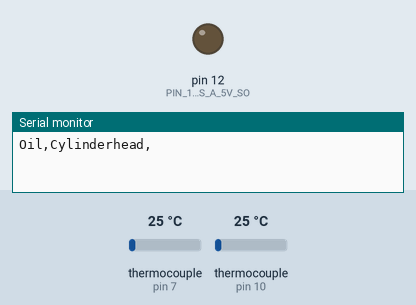
Bench run of a program on a simulated Arduino Nano, built with avr-gcc and run on an emulated ATmega328P. Shown: output pins drawn as LEDs (lit = HIGH), the last lines printed to the serial monitor. The test bench sets the inputs (shaded band); at power-on: thermocouple (sensors on pin 7, pin 10) 25 °C.

Above: at 0.1 s.
At 4.1 s:
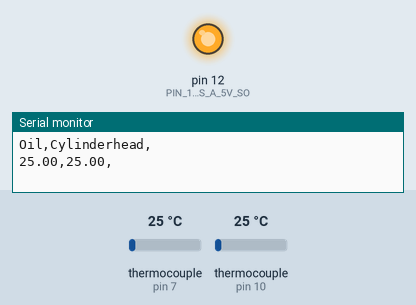
Timing chart, 0 to 5.6 s (numbered marks = the images above):
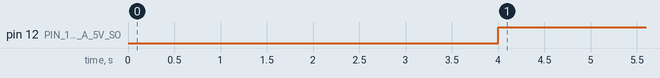

Measured:
- by itself, pin 12 (PIN_12_IS_USED_AS_A_5V_SO): LOW → HIGH at 4.0 s

The program:

main.cpp
```cpp
#include <max6675.h>

//OIL TERMOPAR PINS
const byte thermoDOoleo = 8;  //VERDE/GREEN-SD
const byte thermoCSoleo = 7;  //AMARELO/YELLOW-CS
const byte thermoCLKoleo = 6; //LARANJA/ORANGE-SCK

//CYLINDER HEAD TERMOPAR PINS
const byte thermoDOcab = 11;  //AZUL/BLUE-SD
const byte thermoCScab = 10;  //ROXO/PURPLE-CS
const byte thermoCLKcab = 9; //CINZA/GREY-SCK

//LED PINS
const byte ledG = 3; //GREEN
const byte ledY = 4; //YELLOW
const byte ledR = 5; //RED

//Termopar SETUP
MAX6675 thermocoupleoleo(thermoCLKoleo, thermoCSoleo, thermoDOoleo);
MAX6675 thermocouplecab(thermoCLKcab, thermoCScab, thermoDOcab);

//temperature of the oil OIL
const byte dangerTEMPoleo = 80;
const byte maxTEMPoleo = 100;

//temp CYLINDER HEAD
const byte dangerTEMPcab = 160;
const byte maxTEMPcab = 200;

//time intervals
unsigned long previousMillis = 0;
const long interval = 350;

//RPMS
const byte maxRPM = 4000;
const byte medRPM = 2000;
const byte minRPM = 850;
float temperaturaoleo = 25;
float temperaturacab = 25;

void setup() {

  Serial.begin(9600);
  Serial.print("Oil,Cylinderhead,");
  Serial.println();
  pinMode(ledR, OUTPUT);
  pinMode(ledG, OUTPUT);
  pinMode(ledY, OUTPUT);
  pinMode(ledR, LOW);
  pinMode(ledG, LOW);
  pinMode(ledY, LOW);
  pinMode(12, OUTPUT); //PIN 12 IS USED AS A 5V SOURCE
  pinMode(13, LOW); //USING PIN 12 AS 5V SOURCE FOR MY TERMPOPAR
  //TO SHOW THAT ALL LEDS ARE WORKING
  digitalWrite(ledR, HIGH);
  delay(1000);
  digitalWrite(ledR, LOW);
  digitalWrite(ledG, HIGH);
  delay(1000);
  digitalWrite(ledG, LOW);
  digitalWrite(ledY, HIGH);
  delay(1000);
  digitalWrite(ledY, LOW);
  delay(1000);

}

void loop() {

  digitalWrite(12, HIGH); //USING PIN 12 AS 5V SOURCE FOR MY TERMPOPAR
  digitalWrite(13, LOW); //USING PIN 12 AS 5V SOURCE FOR MY TERMPOPAR

  unsigned long currentMillis = millis();

  if (currentMillis - previousMillis >= interval) {
    previousMillis = currentMillis;
    float temperaturaoleo = thermocoupleoleo.readCelsius();
    float temperaturacab = thermocouplecab.readCelsius();
    Serial.print(temperaturaoleo);
    Serial.print(",");
    Serial.print(temperaturacab);
    Serial.print(",");
    Serial.println();
  }

  if (temperaturaoleo > maxTEMPoleo || temperaturacab > maxTEMPcab)
  {
    digitalWrite(ledR, HIGH);
    digitalWrite(ledG, LOW);
    digitalWrite(ledY, LOW);
  }
  else if (temperaturaoleo > dangerTEMPoleo || temperaturacab > dangerTEMPcab)
  {
    digitalWrite(ledR, LOW);
    digitalWrite(ledG, LOW);
    digitalWrite(ledY, HIGH);
  }
  else
  {
    digitalWrite(ledR, LOW);
    digitalWrite(ledG, HIGH);
    digitalWrite(ledY, LOW);
  }
}
```
